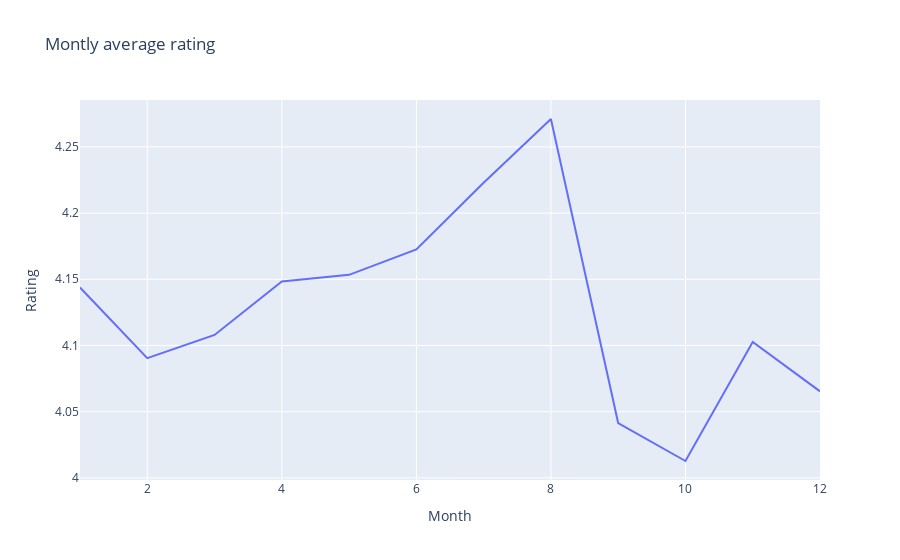

This figure's notebook cell:
### Code cell
#Prepare the plot
fig = px.line(res, x="Month",y="Rating",title="Montly average rating")
fig.show()

### Figure 1 — Plotly figure (JSON) as saved in the notebook; plotly's stock layout.template omitted (floating-point values rounded to 4 significant figures)
{"data": [{"hovertemplate": "Month=%{x}<br>Rating=%{y}<extra></extra>", "legendgroup": "", "line": {"color": "#636efa", "dash": "solid"}, "marker": {"symbol": "circle"}, "mode": "lines", "name": "", "orientation": "v", "showlegend": false, "type": "scatter", "x": [1, 2, 3, 4, 5, 6, 7, 8, 9, 10, 11, 12], "xaxis": "x", "y": [4.144, 4.09, 4.108, 4.148, 4.153, 4.173, 4.223, 4.271, 4.041, 4.013, 4.103, 4.065], "yaxis": "y"}], "layout": {"legend": {"tracegroupgap": 0}, "title": {"text": "Montly average rating"}, "xaxis": {"anchor": "y", "domain": [0, 1], "title": {"text": "Month"}}, "yaxis": {"anchor": "x", "domain": [0, 1], "title": {"text": "Rating"}}}}
